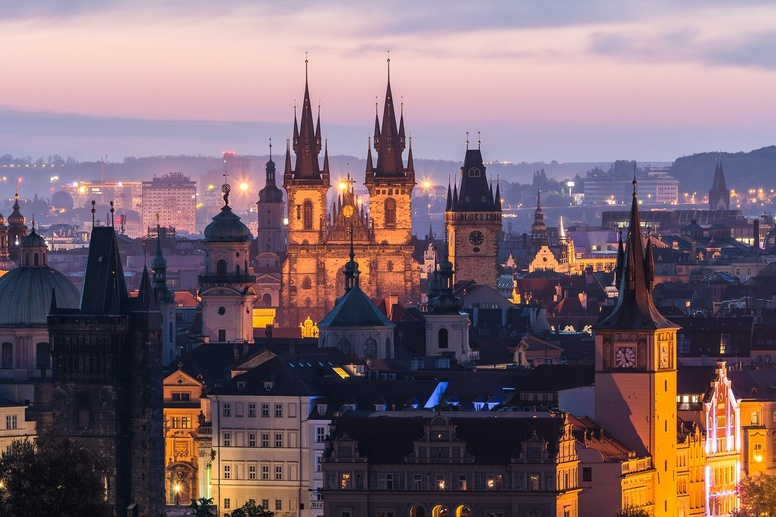
#> input picture 1-haze remove/img/raw/ancient.jpg, 776 x 517 px, shrunk from 1280 x 853 before the run, given as the content of the folder ./img/latex, which was not available
$ python 'haze remove.py'
#> lines starting #> are read from the running program, lines starting #| are printed output that depends on the picture; pictures that were not available may be replaced by others from this repository, and a replacement may not be noted
import cv2
import matplotlib.pyplot as plt
import numpy as np
import os

class DarkChannel:
    def __init__(self, image_path):
        self.image_path = image_path
        self.image = None
        self.processed_image = None
        self.dark_image = None
        self.patch_size = 15
        self.omega = 0.95
        self.result = None  # 大气光值
        self.t_values = None
        self.lamda = 1e-4

    def read_image(self):
        """读取图片"""
        self.image = cv2.imread(self.image_path)

    def remove_haze(self):
        """去雾处理"""
        height, width, channels = self.image.shape

        self.dark_image = np.zeros((height, width), dtype=np.uint8)
        self.t_values = np.zeros((height, width))
        dehazed_image = np.zeros_like(self.image)

        for y in range(height):
            for x in range(width):
                window_size = self.patch_size // 2

                x_start = max(0, x - window_size)
                x_end = min(width - window_size, x + window_size)
                y_start = max(0, y - window_size)
                y_end = min(height - window_size, y + window_size)
                # 提取局部窗口
                local_window = self.image[y_start:y_end + 1, x_start:x_end + 1]

                # 计算得到暗通道
                pixel_min_rgbs = np.min(local_window, axis=(1, 2))
                global_min_rgb = np.min(pixel_min_rgbs)
                self.dark_image[y, x] = global_min_rgb

        num_brightest = int(0.001 * self.dark_image.size)

        # 图像进行分区排序
        brightest_indices = np.argpartition(self.dark_image.flatten(), -num_brightest)[-num_brightest:]
        brightest_coordinates = np.unravel_index(brightest_indices, self.dark_image.shape)
        corresponding_pixels = self.image[brightest_coordinates]

        # 计算原始图像中这些像素点的 RGB 通道均值
        avg_red = np.mean(corresponding_pixels[:, 0])
        avg_green = np.mean(corresponding_pixels[:, 1])
        avg_blue = np.mean(corresponding_pixels[:, 2])

        result = {'R': avg_red, 'G': avg_green, 'B': avg_blue}
        self.result = result
        # # 打印结果字典
        # print(result)

        for y in range(height):
            for x in range(width):
                window_size = self.patch_size // 2
                # 提取局部窗口
                x_start = max(0, x - window_size)
                x_end = min(width - window_size, x + window_size)
                y_start = max(0, y - window_size)
                y_end = min(height - window_size, y + window_size)

                local_window = self.image[y_start:y_end + 1, x_start:x_end + 1]
                r_ratio = local_window[:, :, 0] / result['R']
                g_ratio = local_window[:, :, 1] / result['G']
                b_ratio = local_window[:, :, 2] / result['B']

                min_ratios = np.min([r_ratio, g_ratio, b_ratio], axis=0)
                local_min_ratio = np.min(min_ratios)
                # 计算 t[k]
                self.t_values[y, x] = 1.0 - local_min_ratio * self.omega

        # 去除伪影
        self.guided_filter()

        for y in range(height):
            for x in range(width):
                # 获取原图像中当前像素在RGB三通道上的值
                r_val = self.image[y, x, 0]
                g_val = self.image[y, x, 1]
                b_val = self.image[y, x, 2]

                # 计算去雾后的RGB三通道值
                jr = (r_val - result['R']) / self.t_values[y, x] + result['R']
                jg = (g_val - result['G']) / self.t_values[y, x] + result['G']
                jb = (b_val - result['B']) / self.t_values[y, x] + result['B']

                # 将计算得到的值存储到去雾后的图片
                dehazed_image[y, x, 0] = np.clip(jr, 0, 255)  # 红通道
                dehazed_image[y, x, 1] = np.clip(jg, 0, 255)  # 绿通道
                dehazed_image[y, x, 2] = np.clip(jb, 0, 255)  # 蓝通道
        self.processed_image = dehazed_image

    def guided_filter(self):
        r = 20
        d = cv2.cvtColor(self.image, cv2.COLOR_BGR2GRAY).astype('float64') / 255
        # i = self.image
        t = self.t_values
        eps = 1e-4
        # 1
        mean_I = cv2.blur(d , (r, r))
        mean_p = cv2.blur(t , (r, r))
        corr_I = cv2.blur(d * d , (r, r))
        corr_Ip = cv2.blur(d * t , (r, r))
        # 2
        var_I = corr_I - mean_I * mean_I
        cov_Ip = corr_Ip - mean_I * mean_p
        # 3
        a = cov_Ip / (var_I + eps)
        b = mean_p - a * mean_I
        # 4
        mean_a = cv2.blur(a , (r, r))
        mean_b = cv2.blur(b , (r, r))
        # 5
        q = mean_a * d + mean_b
        q = cv2.max(q, 0.25)
        self.t_values = q

    # [19 lines left out: function show_image, not called in this run]

    def save_image(self, image_name='processed_image.png'):
        """保存处理后的图片到指定路径"""
        if self.processed_image is None:
            print("处理后的图片不存在，请先处理图片。")
            return

        # 将处理后的图片保存到指定路径
        success = cv2.imwrite('./img/' + image_name, self.processed_image)

        if success:
            print(f"处理后的图片已保存到 {image_name}")
        else:
            print("保存图片时出现错误。")


def process_images_in_directory(directory_path, results_path):
    # 确保结果文件夹存在
    if not os.path.exists(results_path):
        os.makedirs(results_path)

    # 获取目录中的所有图片文件
    for image_name in os.listdir(directory_path):
        if image_name.lower().endswith(('.png', '.jpg', '.jpeg', '.bmp', '.gif')):
            file_path = os.path.join(directory_path, image_name)
            # 创建DarkChannel实例并处理图片
            dark_channel = DarkChannel(file_path)
            dark_channel.read_image()
            dark_channel.remove_haze()
            dehazed_image_name = f'dehazed_{image_name}'
            dark_channel.save_image(os.path.join(results_path, dehazed_image_name))
            print(f"Processed and saved {dehazed_image_name}")


def main():
    directory_path = "./img/latex"
    results_path = "./results"

    process_images_in_directory(directory_path, results_path)
#> in read_image, self.image is the input picture: shape (517, 776, 3); mean B, G, R 111.3, 103.9, 125.6
#> after the loop in remove_haze, `for y in range(height):`:
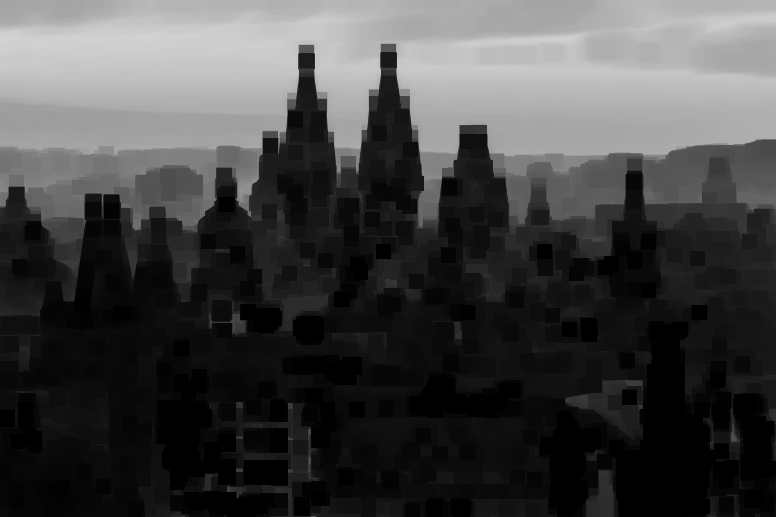
#> self.dark_image: shape (517, 776); min 0, max 211, mean 67.2
#> in remove_haze, `brightest_indices = np.argpartition(self.dark_image.flatten(), -num_br..`: brightest_indices = 401 values, max 32651 at index 373, min 26523 at index 6, mean 29026.4
#> in remove_haze, `brightest_coordinates = np.unravel_index(brightest_indices, self.dark_..`: brightest_coordinates = 401 positions, rows 34 to 42, columns 0 to 178
#> in remove_haze, `corresponding_pixels = self.image[brightest_coordinates]`: corresponding_pixels = 401 rows, first 8: [213, 221, 251], [213, 221, 250], [213, 221, 251], [213, 221, 250], [210, 216, 245], [209, 219, 249], [212, 218, 247], [212, 218, 247]
#> in remove_haze, `avg_red = np.mean(corresponding_pixels[:, 0])`: avg_red = 212
#> in remove_haze, `avg_green = np.mean(corresponding_pixels[:, 1])`: avg_green = 220
#> in remove_haze, `avg_blue = np.mean(corresponding_pixels[:, 2])`: avg_blue = 248.7
#> in remove_haze, `result = {'R': avg_red, 'G': avg_green, 'B': avg_blue}`: result = {'R': 212, 'G': 220, 'B': 248.7}
#> after the loop in remove_haze, `for y in range(height):`:
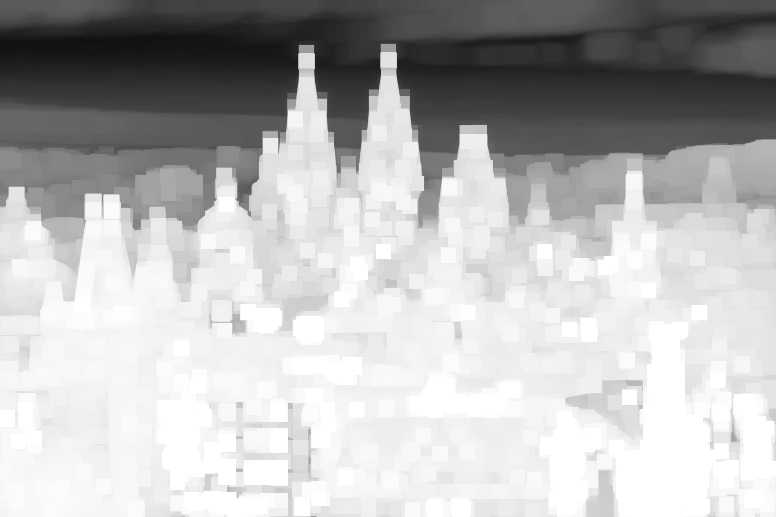
#> self.t_values: shape (517, 776) float64; min 0.0636, max 1, mean 0.719
#> in guided_filter, `b = mean_p - a * mean_I`:
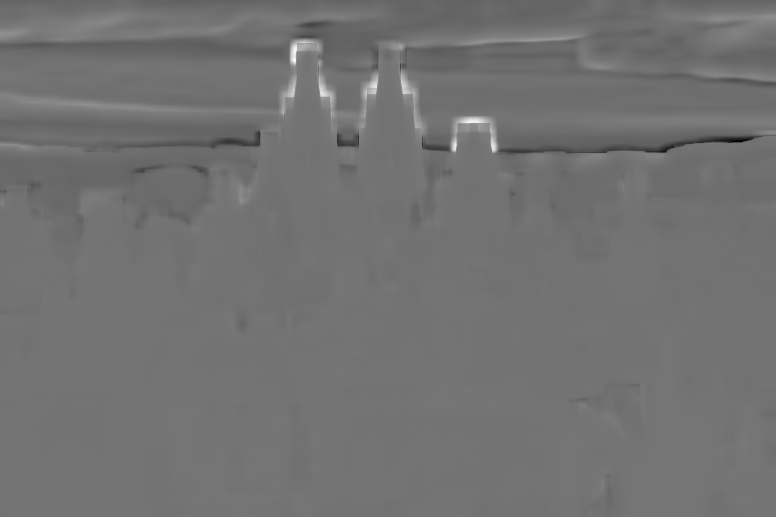
#> b: shape (517, 776) float64; min -3.55, max 6.36, mean 0.889; drawn with min black and max white
#> in guided_filter, `mean_a = cv2.blur(a , (r, r))`:
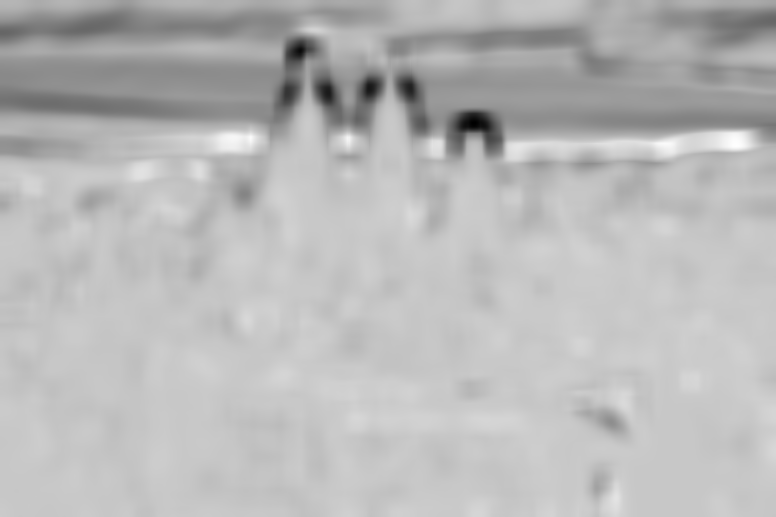
#> mean_a: shape (517, 776) float64; min -3.09, max 0.852, mean -0.228; drawn with min black and max white
#> in guided_filter, `mean_b = cv2.blur(b , (r, r))`:
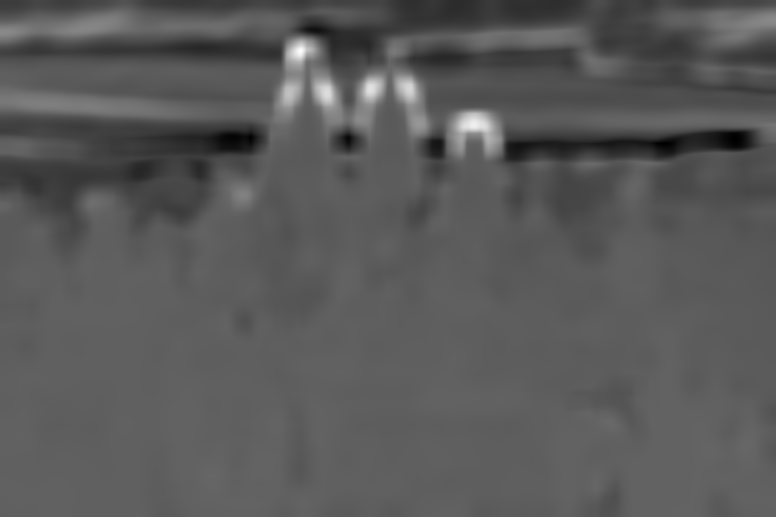
#> mean_b: shape (517, 776) float64; min -0.18, max 2.86, mean 0.889; drawn with min black and max white
#> in guided_filter, `q = cv2.max(q, 0.25)`:
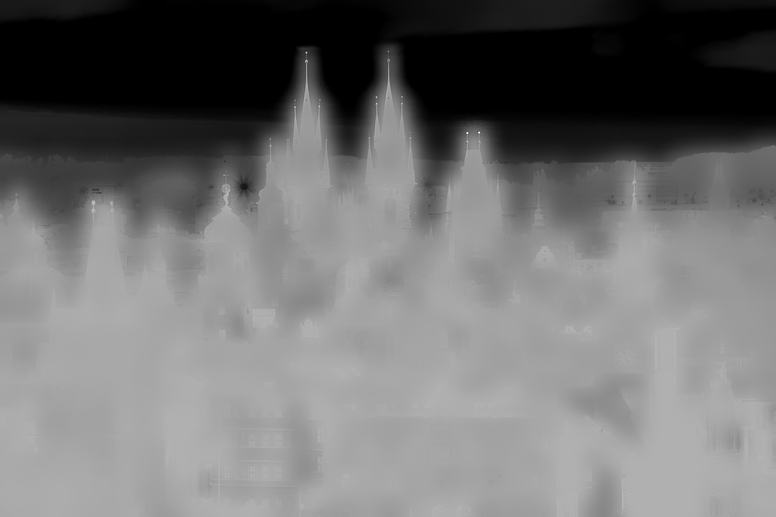
#> q: shape (517, 776) float64; min 0.25, max 1.33, mean 0.729; drawn with min black and max white
#> after the loop in remove_haze, `for y in range(height):`:
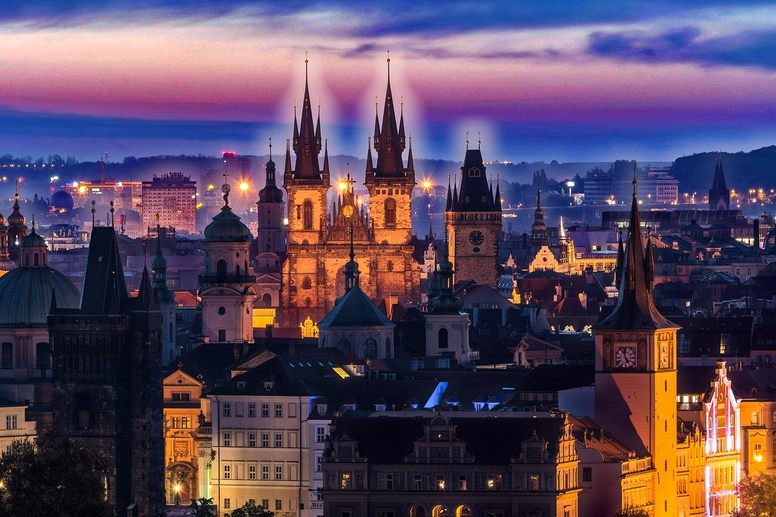
#> dehazed_image: shape (517, 776, 3); mean B, G, R 94.4, 71.8, 90.8
    print("Done!")


if __name__ == "__main__":
    main()

$ run again, on 1-haze remove/img/results/dehazed_forest.jpg
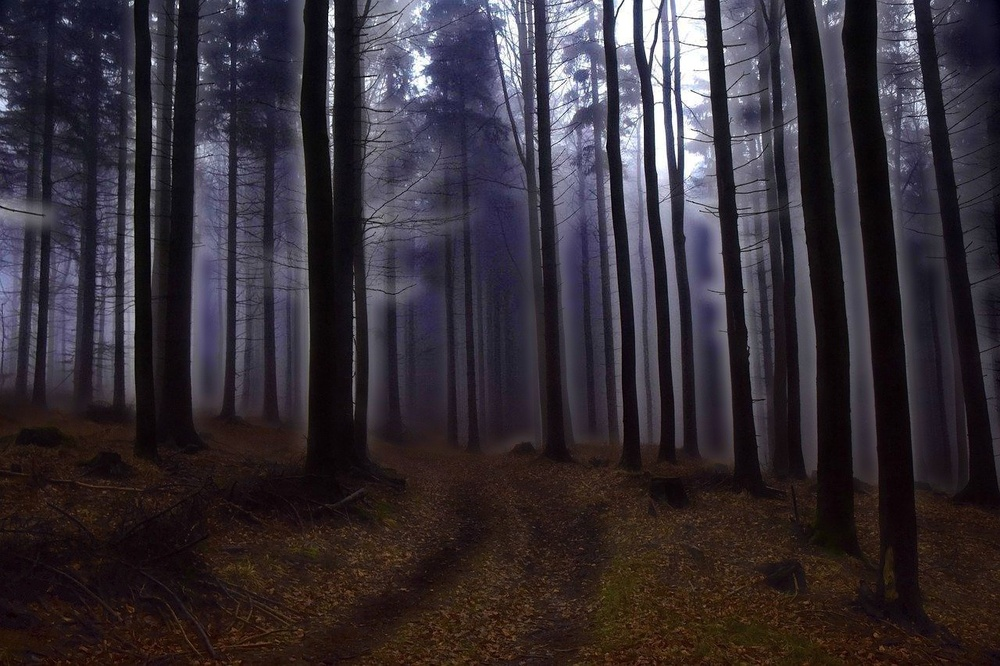
#> input picture 1-haze remove/img/results/dehazed_forest.jpg, 1000 x 666 px, shrunk from 1280 x 853 before the run, given as the content of the folder ./img/latex, which was not available
#> in read_image, self.image is the input picture: shape (666, 1000, 3); mean B, G, R 53.3, 46.3, 53.3
#> after the loop in remove_haze, `for y in range(height):`:
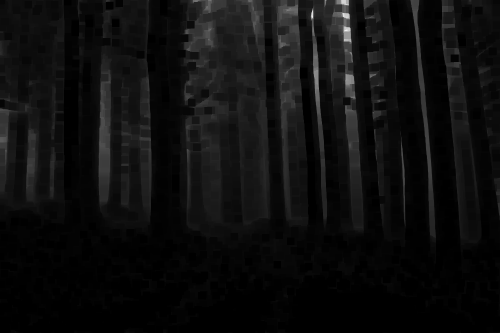
#> self.dark_image: shape (666, 1000) (shown at 1/2 size); min 0, max 243, mean 14
#> brightest_indices = 666 values, max 168691 at index 89, min 682 at index 269, mean 46810.4
#> brightest_coordinates = 666 positions, rows 0 to 168, columns 622 to 702
#> corresponding_pixels = 666 rows, first 8: [250, 248, 247], [252, 247, 244], [178, 176, 176], [255, 254, 254], [247, 252, 250], [251, 254, 252], [204, 202, 202], [155, 155, 155]
#> avg_red = 249.8
#> avg_green = 248.4
#> avg_blue = 247.1
#> result = {'R': 249.8, 'G': 248.4, 'B': 247.1}
#> after the loop in remove_haze, `for y in range(height):`:
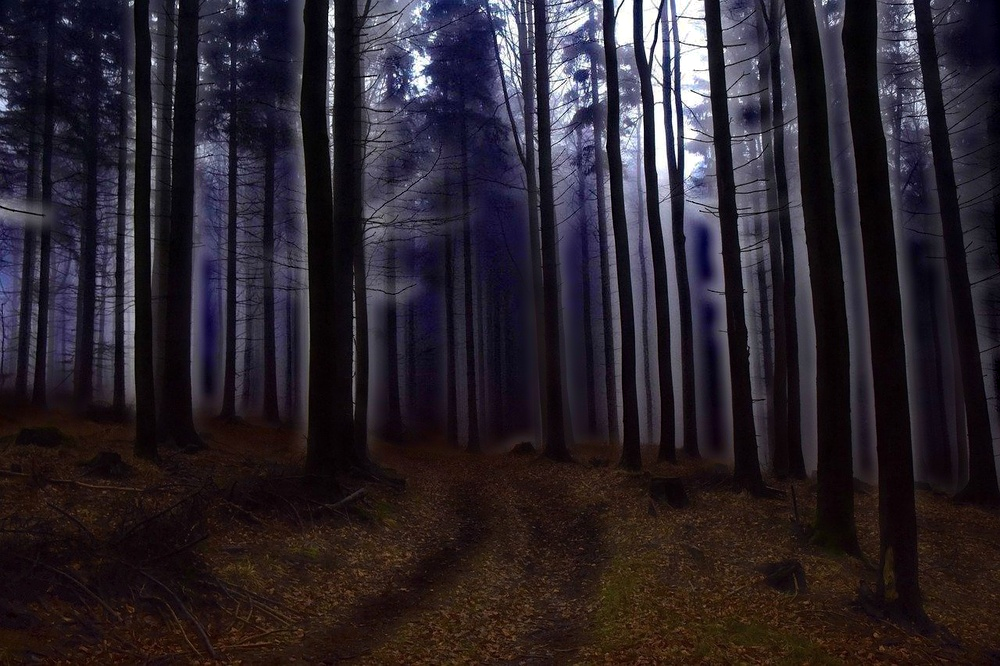
#> dehazed_image: shape (666, 1000, 3); mean B, G, R 43.7, 35.8, 43

$ run again, on 1-haze remove/img/results/dehazed_landscape.png
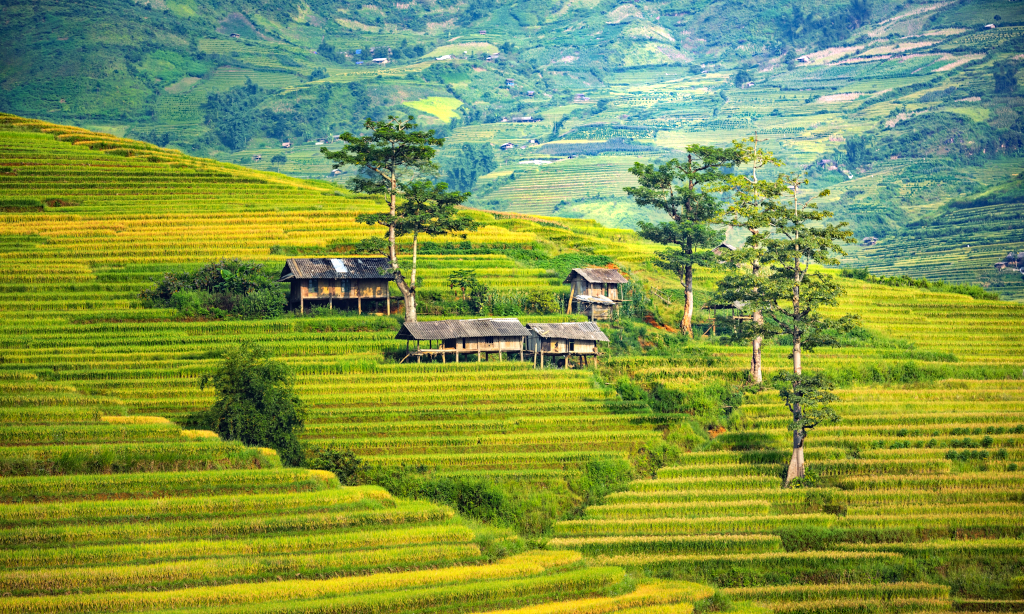
#> input picture 1-haze remove/img/results/dehazed_landscape.png, 1024 x 614 px, given as the content of the folder ./img/latex, which was not available
#> in read_image, self.image is the input picture: shape (614, 1024, 3); mean B, G, R 74.4, 149.8, 128.5
#> after the loop in remove_haze, `for y in range(height):`:
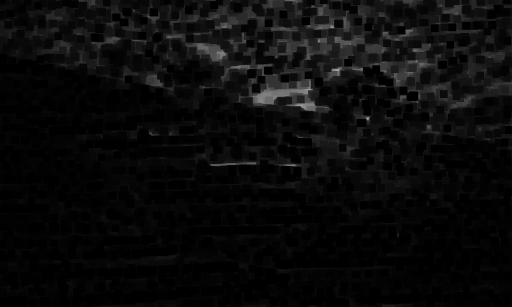
#> self.dark_image: shape (614, 1024) (shown at 1/2 size); min 0, max 187, mean 10.5
#> brightest_indices = 628 values, max 337485 at index 575, min 52885 at index 283, mean 189459.9
#> brightest_coordinates = 628 positions, rows 51 to 329, columns 445 to 737
#> corresponding_pixels = 628 rows, first 8: [158, 227, 215], [198, 243, 255], [170, 219, 219], [198, 243, 255], [174, 207, 175], [194, 251, 255], [154, 231, 219], [204, 255, 255]
#> avg_red = 172.2
#> avg_green = 222.1
#> avg_blue = 203.8
#> result = {'R': 172.2, 'G': 222.1, 'B': 203.8}
#> in guided_filter, `q = mean_a * d + mean_b`:
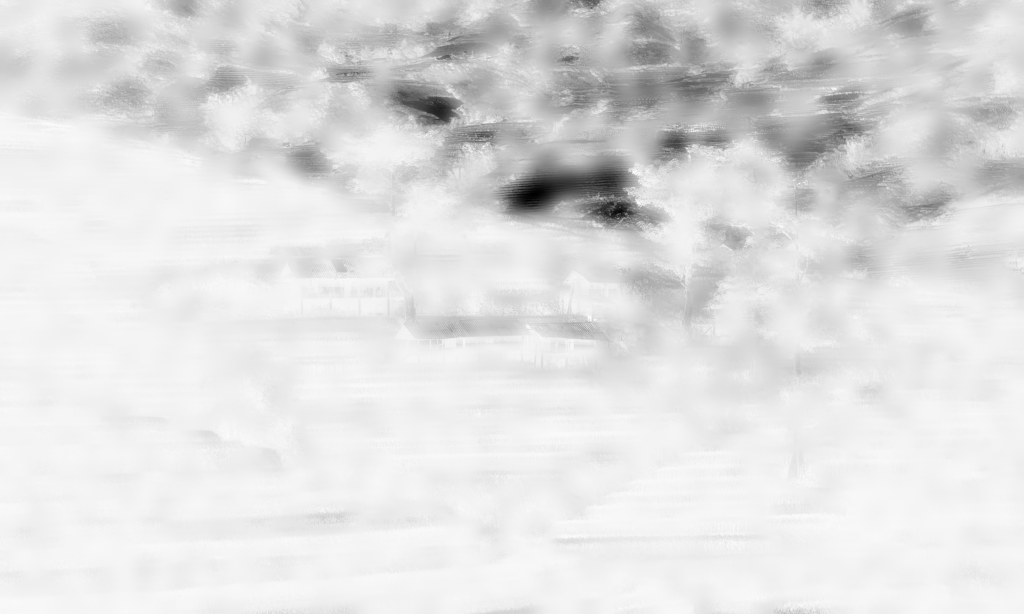
#> q: shape (614, 1024) float64; min 0.485, max 1.01, mean 0.949; drawn with min black and max white
